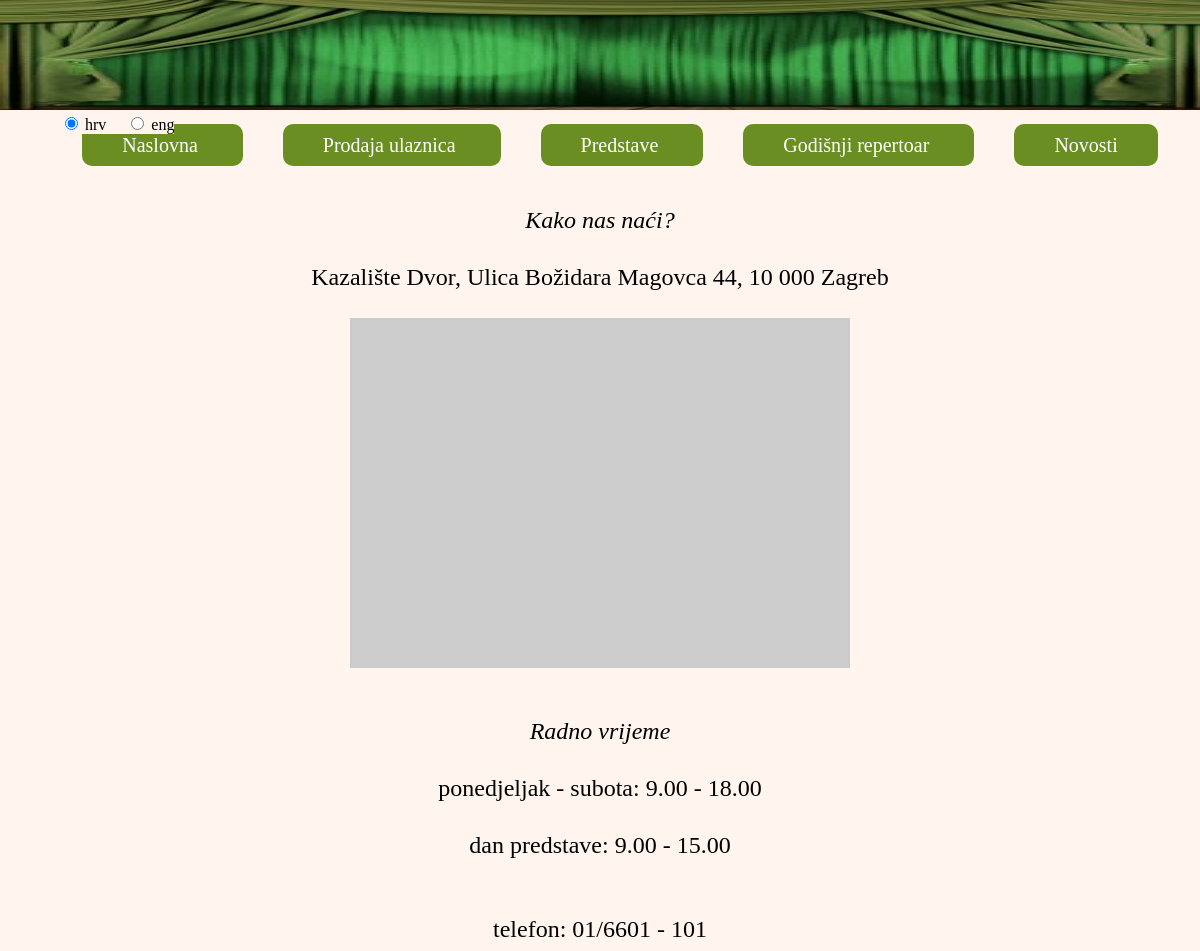
Page /prodaja_ulaznica.php on the committed database.
### tables this page shows
CREATE TABLE `jezik` (
  `naziv` varchar(30) DEFAULT NULL,
  `hrv` varchar(400) DEFAULT NULL,
  `eng` varchar(400) DEFAULT NULL
);

### prodaja_ulaznica.php (the view, shortened to what this page needs)
<!DOCTYPE html>
<html>
	<head>
		<?php
			$con = mysqli_connect("localhost", "root", "root", "kazaliste")
					or die("Neuspjesno spajanje na server");
			$con->set_charset('utf8');
		 ?>
		<link rel="stylesheet" type="text/css" href="mojstil.css">
		<header>
			<img src="zavjesa.jpg" alt="zavjesa" id="header">
			<form method="post" action="prodaja_ulaznica.php" class="izborJezika" name="izborJezika"
					onClick="document.forms.izborJezika.submit();">
				<?php
					if(empty($_POST) && !isset($_SESSION['language']))
						echo '<input type="radio" name="jezik" value="hrv" checked> hrv &nbsp;&nbsp;&nbsp;
								<input type="radio" name="jezik" value="eng"> eng';
				?>
			</form>
		</header>
	</head>
	<body>
		<ul>
			<a href="naslovna.php">
				<li>
					<?php
						$query = "SELECT * FROM jezik WHERE naziv='naslovna'";
						$result = mysqli_query($con, $query);
						$row = mysqli_fetch_array($result);
						if(!empty($_POST))
							echo $row[$_POST['jezik']];
						else if(empty($_POST) && !isset($_SESSION['language']))
							echo $row['hrv'];
						else if(empty($_POST) && isset($_SESSION['language']))
							echo $row[$_SESSION['language']];
				 	?>
				</li>
			</a>
			<a href="prodaja_ulaznica.php">
				<li>
					<?php
						$query = "SELECT * FROM jezik WHERE naziv='prodajaUlaznica'";
						$result = mysqli_query($con, $query);
						$row = mysqli_fetch_array($result);
						if(!empty($_POST))
							echo $row[$_POST['jezik']];
						else if(empty($_POST) && !isset($_SESSION['language']))
							echo $row['hrv'];
						else if(empty($_POST) && isset($_SESSION['language']))
							echo $row[$_SESSION['language']];
				 	?>
				</li>
			</a>
			<a href="predstave.php">
				<li>
					<?php
						$query = "SELECT * FROM jezik WHERE naziv='predstave'";
						$result = mysqli_query($con, $query);
						$row = mysqli_fetch_array($result);
						if(!empty($_POST))
							echo $row[$_POST['jezik']];
						else if(empty($_POST) && !isset($_SESSION['language']))
							echo $row['hrv'];
						else if(empty($_POST) && isset($_SESSION['language']))
							echo $row[$_SESSION['language']];
				 	?>
				</li>
			</a>
			<a href="godisnji_repertoar.php">
				<li>
					<?php
						$query = "SELECT * FROM jezik WHERE naziv='godišnjiRepertoar'";
						$result = mysqli_query($con, $query);
						$row = mysqli_fetch_array($result);
						if(!empty($_POST))
							echo $row[$_POST['jezik']];
						else if(empty($_POST) && !isset($_SESSION['language']))
							echo $row['hrv'];
						else if(empty($_POST) && isset($_SESSION['language']))
							echo $row[$_SESSION['language']];
				 	?>
				</li>
			</a>
			<a href="novosti.php">
				<li>
					<?php
						$query = "SELECT * FROM jezik WHERE naziv='novosti'";
						$result = mysqli_query($con, $query);
						$row = mysqli_fetch_array($result);
						if(!empty($_POST))
							echo $row[$_POST['jezik']];
						else if(empty($_POST) && !isset($_SESSION['language']))
							echo $row['hrv'];
						else if(empty($_POST) && isset($_SESSION['language']))
							echo $row[$_SESSION['language']];
				 	?>
				</li>
			</a>
		</ul>
		<div class="koso">
			<?php
				$query = "SELECT * FROM jezik WHERE naziv='gdjeSmo'";
				$result = mysqli_query($con, $query);
				$row = mysqli_fetch_array($result);
				if(!empty($_POST))
					echo $row[$_POST['jezik']];
				else if(empty($_POST) && !isset($_SESSION['language']))
					echo $row['hrv'];
				else if(empty($_POST) && isset($_SESSION['language']))
					echo $row[$_SESSION['language']];
			?>
			<br>
		<div>
		<div id="onama">
			<?php
				$query = "SELECT * FROM jezik WHERE naziv='adresa'";
				$result = mysqli_query($con, $query);
				$row = mysqli_fetch_array($result);
				if(!empty($_POST))
					echo $row[$_POST['jezik']];
				else if(empty($_POST) && !isset($_SESSION['language']))
					echo $row['hrv'];
				else if(empty($_POST) && isset($_SESSION['language']))
					echo $row[$_SESSION['language']];
			?>
		<div><br>
		<div id="map"></div>
		<div class="koso">
			<?php
				$query = "SELECT * FROM jezik WHERE naziv='radnoVrijeme'";
				$result = mysqli_query($con, $query);
				$row = mysqli_fetch_array($result);
				if(!empty($_POST))
					echo $row[$_POST['jezik']];
				else if(empty($_POST) && !isset($_SESSION['language']))
					echo $row['hrv'];
				else if(empty($_POST) && isset($_SESSION['language']))
					echo $row[$_SESSION['language']];
			?>
		<div>
		<div id="onama">
			<?php
				$query = "SELECT * FROM jezik WHERE naziv='radnoVrijemeNormalno'";
				$result = mysqli_query($con, $query);
				$row = mysqli_fetch_array($result);
				if(!empty($_POST))
					echo $row[$_POST['jezik']];
				else if(empty($_POST) && !isset($_SESSION['language']))
					echo $row['hrv'];
				else if(empty($_POST) && isset($_SESSION['language']))
					echo $row[$_SESSION['language']];
			?>
		<div>
		<div id="onama">
			<?php
				$query = "SELECT * FROM jezik WHERE naziv='radnoVrijemePosebno'";
				$result = mysqli_query($con, $query);
				$row = mysqli_fetch_array($result);
				if(!empty($_POST))
					echo $row[$_POST['jezik']];
				else if(empty($_POST) && !isset($_SESSION['language']))
					echo $row['hrv'];
				else if(empty($_POST) && isset($_SESSION['language']))
					echo $row[$_SESSION['language']];
			?>
		<div><br>
		<div id="onama">
			<?php
				$query = "SELECT * FROM jezik WHERE naziv='telefon'";
				$result = mysqli_query($con, $query);
				$row = mysqli_fetch_array($result);
				if(!empty($_POST))
					echo $row[$_POST['jezik']];
				else if(empty($_POST) && !isset($_SESSION['language']))
					echo $row['hrv'];
				else if(empty($_POST) && isset($_SESSION['language']))
					echo $row[$_SESSION['language']];
			?>
	</body>
</html>

### mojstil.css (style rules this page uses)
#header { min-width: 100%; height: 110px; }
body { background-color: SeaShell; width: 100%; margin-top: 0px; margin-left: 0px; }
li { display: inline; background-color: OliveDrab; padding: 10px 40px 10px; border-radius: 10px; font-size: 20px; }
ul { margin: 20px auto; text-align: center; }
ul a:link { text-decoration: none; color: white; margin: 20px; }
.koso { text-align: center; margin-top: 50px; font-size: 24px; font-style: italic; }
#onama { text-align: center; font-size: 24px; margin-top: 30px; font-style: normal; }
#map { width: 500px; height: 350px; background-color: #ccc; margin: 0px auto; }
.izborJezika { background-color: SeaShell; position :absolute; margin-bottom: 0px; margin-left: 5%; }

### rows in the picture
jezik: hrv "Naslovna"
jezik: hrv "Prodaja ulaznica"
jezik: hrv "Predstave"
jezik: hrv "Godišnji repertoar"
jezik: hrv "Novosti"
jezik: hrv "Kako nas naći?"
jezik: hrv "Kazalište Dvor, Ulica Božidara Magovca 44, 10 000 Zagreb"
jezik: hrv "Radno vrijeme"
jezik: hrv "ponedjeljak - subota: 9.00 - 18.00"
jezik: hrv "dan predstave: 9.00 - 15.00"
jezik: hrv "telefon: 01/6601 - 101"
